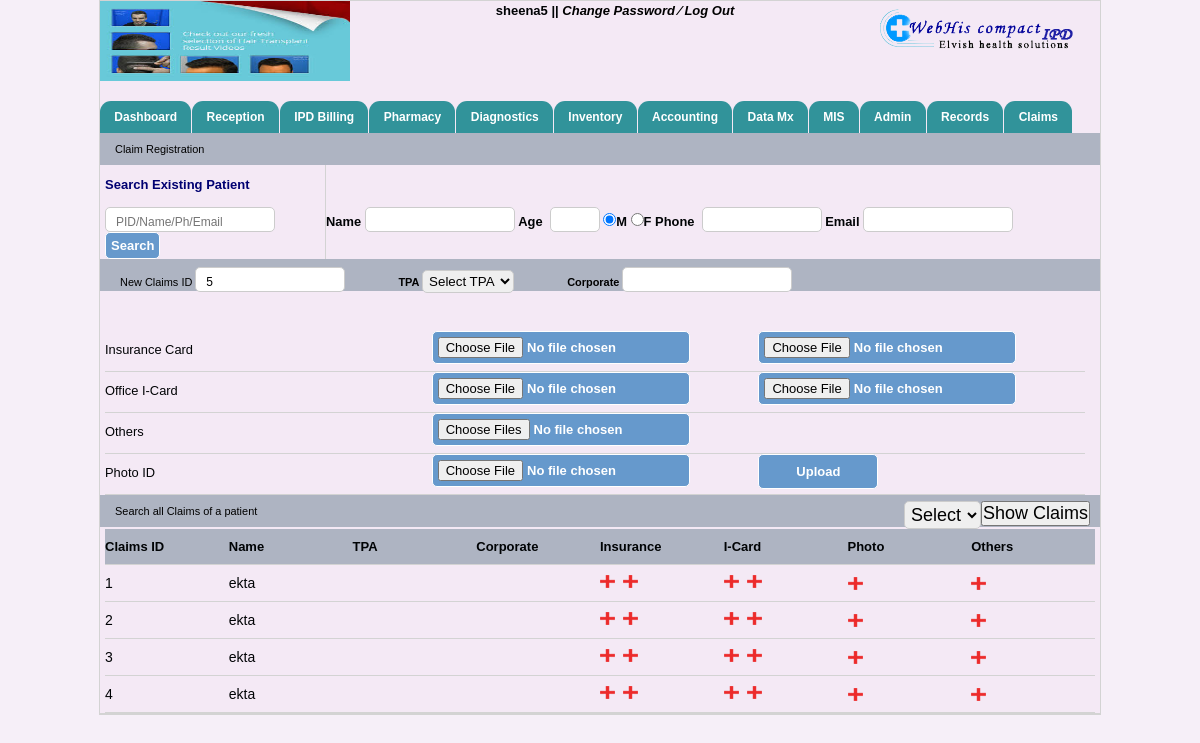
Before: /patient-details.php (signed in) with the older database file.
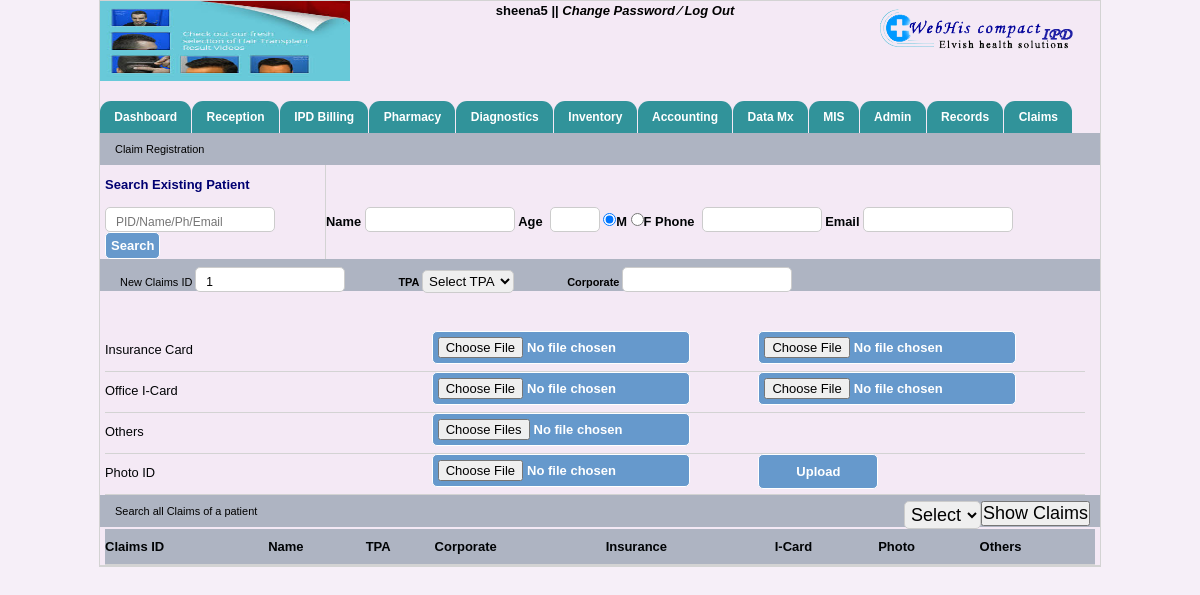
After: the same page with the newer database file.
### tables this page shows
CREATE TABLE IF NOT EXISTS `patient_details` (
  `id` int(11) NOT NULL AUTO_INCREMENT,
  `pid` int(11) NOT NULL,
  `name` varchar(20) NOT NULL,
  `tpa` varchar(25) NOT NULL,
  `in_img1` varchar(60) NOT NULL,
  `in_img2` varchar(60) NOT NULL,
  `id_img1` varchar(60) NOT NULL,
  `id_img2` varchar(60) NOT NULL,
  `photo` varchar(60) NOT NULL,
  `o_img1` varchar(60) NOT NULL,
  `o_img2` varchar(60) NOT NULL,
  `corporate` varchar(35) NOT NULL,
  PRIMARY KEY (`id`)
);

### patient-details.php (the view, shortened to what the changed rows need)
<?php
include("header.php");
?>
<div id="main_center_container">
    <div class="record_feed">
<form method="post" enctype="multipart/form-data">
        <div id="opd_bill" style="height:20px;">
        <div>
            <div style=" margin-left:10px; "
        <strong>New Claims ID </strong>
				  <input  type="text" name="pid" style="width:150px;"  value="<?php
              $mysq1=  mysql_query("select max(id)  from patient_details") or die(mysql_error());
              $clams_id= mysql_fetch_array($mysq1);
              $clam= $clams_id[0];
              echo $clam+1;
              ?>">
                                  <strong style=" margin-left:50px; ">  TPA </strong><select name="tpa" >
              <option value="0">Select TPA</option>
          </select>
                                  <strong style=" margin-left:50px; "> Corporate </strong><input type="text" name="corp">
    <br>
        </div>
        </div>
        </div>
  </form>
<div class="insurance_block">
	<table style="width:100%">
    	<tr>
           <th>Claims ID</th>
            <th>Name</th>
            <th>TPA</th>
            <th>Corporate</th>
            <th>Insurance</th>
            <th>I-Card</th>
            <th>Photo</th>
            <th>Others</th>
        </tr>
        <?php
        if(isset($_POST['sels']))
        {
$cl=$_POST['cl'];
if($cl!='0')
{
  $ssl=mysql_query("select * from patient_details where name='$cl' ")or die(mysql_error());
  while ($pd=mysql_fetch_array($ssl))
  {
 ?>
        <tr>
        <td><?php echo $pd['id'] ?></td>
            <td><?php echo $pd['name']; ?></td>
            <td><?php  if($pd['tpa']!='0') { echo $pd['tpa']; } ?></td>
            <td><?php  if($pd['corporate']!='0') { echo $pd['corporate']; } ?></td>
            <td><a href="<?php if($pd['in_img1']!='images/') { echo $pd['in_img1']; } else { echo 'images/no.jpg'; } ?>"><img src="plus.png"></a>&nbsp;&nbsp;<a href="<?php if($pd['in_img2']!='images/') { echo $pd['in_img2']; } else { echo 'images/no.jpg'; } ?>"><img src="plus.png"></a></td>
            <td><a href="<?php if($pd['id_img1']!='images/') { echo $pd['id_img1']; } else { echo 'images/no.jpg'; } ?>"><img src="plus.png"></a>&nbsp;&nbsp;<a href="<?php if($pd['id_img2']!='images/') { echo $pd['id_img2']; } else { echo 'images/no.jpg'; } ?>"><img src="plus.png"></a></td>
            <td><a href="<?php if($pd['photo']!='images/') { echo $pd['photo']; } else { echo 'images/no.jpg'; } ?>"><img src="plus.png"></a></td>
            <td><a href="patient_other_documents.php?pid=<?php echo $pd['pid']; ?>"><img src="plus.png"></a>
           </td>
        </tr>
  <?php }
}
        }
        else
        {
  $ssl=mysql_query("select * from patient_details ")or die(mysql_error());
  while ($pd=mysql_fetch_array($ssl))
  {
 ?>
        <tr>
        <td><?php echo $pd['id'] ?></td>
            <td><?php echo $pd['name']; ?></td>
            <td><?php  if($pd['tpa']!='0') { echo $pd['tpa']; } ?></td>
            <td><?php  if($pd['corporate']!='0') { echo $pd['corporate']; } ?></td>
            <td><a href="<?php if($pd['in_img1']!='images/') { echo $pd['in_img1']; } else { echo 'images/no.jpg'; } ?>"><img src="plus.png"></a>&nbsp;&nbsp;<a href="<?php if($pd['in_img2']!='images/') { echo $pd['in_img2']; } else { echo 'images/no.jpg'; } ?>"><img src="plus.png"></a></td>
            <td><a href="<?php if($pd['id_img1']!='images/') { echo $pd['id_img1']; } else { echo 'images/no.jpg'; } ?>"><img src="plus.png"></a>&nbsp;&nbsp;<a href="<?php if($pd['id_img2']!='images/') { echo $pd['id_img2']; } else { echo 'images/no.jpg'; } ?>"><img src="plus.png"></a></td>
            <td><a href="<?php if($pd['photo']!='images/') { echo $pd['photo']; } else { echo 'images/no.jpg'; } ?>"><img src="plus.png"></a></td>
            <td><a href="patient_other_documents.php?pid=<?php echo $pd['pid']; ?>"><img src="plus.png"></a>
           </td>
        </tr>
  <?php }
        }
  ?>
       </table>
</div>
</body>
</html>

Changed rows visible on the page:
removed patient_details: id "1", name "ekta"
removed patient_details: id "2", name "ekta"
removed patient_details: id "3", name "ekta"
removed patient_details: id "4", name "ekta"
Other visible differences:
form field pid: "5" → "1"
